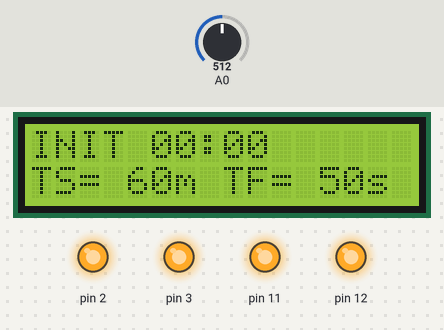
Bench run of a program on a simulated Arduino Uno, built with avr-gcc and run on an emulated ATmega328P. Shown: 16×2 character LCD, output pins drawn as LEDs (lit = HIGH). The test bench sets the inputs (shaded band); at power-on: A0 = 512. What the program prints to the serial monitor is not drawn.

Above: at 1.2 s.
1.3 s: A0 set to 563
2.8 s: A0 set to 597
At 3.2 s:
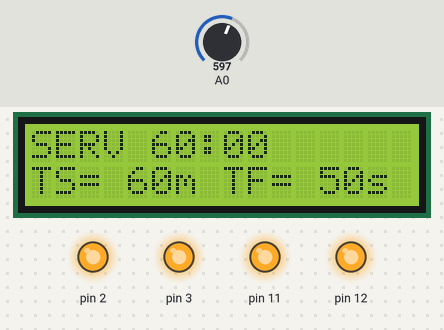
5.8 s: A0 set to 340
At 6.5 s:
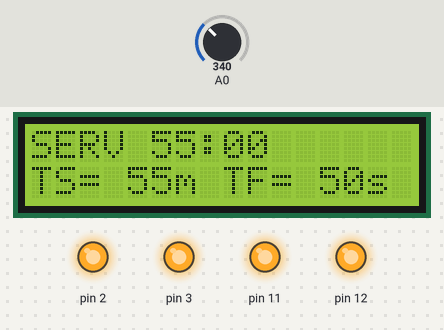
8.3 s: A0 set to 533
At 9.6 s:
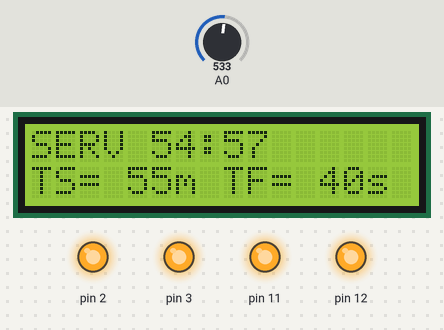
10.3 s: A0 set to 567
12.3 s: A0 set to 716
At 12.7 s:
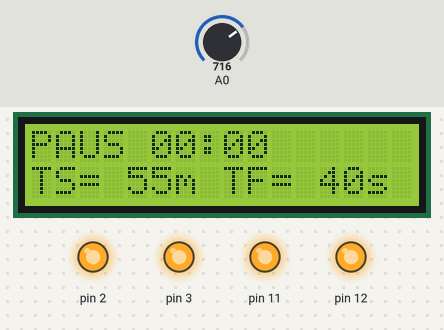
Timing chart, 0 to 14.8 s (numbered marks = the images above; inputs shaded):
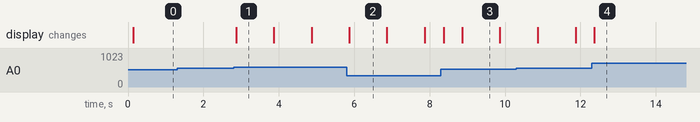

Measured:
- the behaviour switches between 579 and 580 on A0 (found by bisection; images 0 and 1)
- after the input at 1.3 s, every drawn part: stays the same
- after the input at 2.8 s, the display: changes after 0.07 s (image 1)
- after the input at 12.3 s, the display: changes after 0.07 s (image 4)
- what the display in image 1 shows lasts 1.0 s, from 2.9 s to 3.9 s

The program:

main.cpp
```cpp
#include <Arduino.h>

#include "fsm.hpp"
#include "keypad.hpp"
#include "relays.hpp"
#include "ui.hpp"

namespace {
Relays relays;
constexpr uint16_t kServiceStepMinutes = 5;
constexpr uint16_t kFlushStepSeconds = 10;
}

void adjustService(int16_t delta) {
    uint16_t current = Fsm::serviceMinutes();
    int32_t updated = static_cast<int32_t>(current) + delta;
    if (updated < 0) {
        updated = 0;
    }
    Fsm::setServiceMinutes(static_cast<uint16_t>(updated));
}

void adjustFlush(int16_t delta) {
    uint16_t current = Fsm::flushSeconds();
    int32_t updated = static_cast<int32_t>(current) + delta;
    if (updated < 0) {
        updated = 0;
    }
    Fsm::setFlushSeconds(static_cast<uint16_t>(updated));
}

void setup() {
    Serial.begin(115200);
    Serial.println(F("[System] Booting"));

    relays.begin();
    uiBegin();

    Fsm::begin(&relays);
    Fsm::enableStartupFlush(false);
    uiSetTimers(Fsm::serviceMinutes(), Fsm::flushSeconds());
    uiSetState(Fsm::stateLabel());
    Serial.println(F("[System] Ready"));
}

void loop() {
    using namespace Keypad;
    Key key = readKey();

    if (key != Key::NONE) {
        switch (key) {
            case Key::SELECT:
                Fsm::toggle();
                break;
            case Key::UP:
                adjustService(kServiceStepMinutes);
                break;
            case Key::DOWN:
                adjustService(-static_cast<int16_t>(kServiceStepMinutes));
                break;
            case Key::RIGHT:
                adjustFlush(kFlushStepSeconds);
                break;
            case Key::LEFT:
                adjustFlush(-static_cast<int16_t>(kFlushStepSeconds));
                break;
            case Key::NONE:
            default:
                break;
        }
    }

    if (readChord()) {
        Serial.println(F("[Keypad] NEXT"));
        Fsm::next();
    }

    Fsm::update();

    uint16_t minutes = 0;
    uint16_t seconds = 0;
    Fsm::getRemaining(minutes, seconds);
    uiRender(minutes, seconds);
}
```

fsm.cpp
```cpp
#include <Arduino.h>
#include "fsm.hpp"

#include "relays.hpp"
#include "ui.hpp"

#ifndef ACTIVE_LOW
#define ACTIVE_LOW 1
#endif

namespace {
constexpr uint32_t kMillisPerMinute = 60000UL;
constexpr uint32_t kMillisPerSecond = 1000UL;
constexpr uint32_t kSettleMs = 2000UL;
constexpr uint32_t kStartupFlushTotalMs = 30000UL;
constexpr uint32_t kStartupFlushStepMs = 5000UL;

Relays* relaysPtr = nullptr;
Fsm::State currentState = Fsm::State::INIT;
uint32_t stateStartMs = 0;
uint32_t stateDurationMs = 0;
uint32_t settleStartMs = 0;
bool flushASettled = false;
bool flushAActive = false;
uint32_t flushAActiveStartMs = 0;
bool flushBPostSettle = false;
bool running = false;
bool startupFlushEnabled = false;
bool startupFlushDone = false;
bool startupMode = false;
uint32_t startupRemainingMs = 0;

struct Settings {
    uint16_t serviceMinutes = 60;
    uint16_t flushSeconds = 60;
} settings;

const char* stateCodes[] = {"INIT", "SERV", "FL_A", "FL_B", "PAUS"};

uint32_t clampServiceMinutes(uint16_t minutes) {
    uint16_t value = minutes;
    if (value < 20) value = 20;
    if (value > 120) value = 120;
    return static_cast<uint32_t>(value);
}

uint32_t clampFlushSeconds(uint16_t seconds) {
    uint16_t value = seconds;
    if (value < 20) value = 20;
    if (value > 120) value = 120;
    return static_cast<uint32_t>(value);
}

const char* labelForState(Fsm::State state) {
    return stateCodes[static_cast<uint8_t>(state)];
}

void logStateChange(Fsm::State state) {
    Serial.print(F("[FSM] -> "));
    Serial.println(labelForState(state));
}

void transitionTo(Fsm::State state) {
    currentState = state;
    stateStartMs = millis();
    flushASettled = false;
    flushBPostSettle = false;

    switch (state) {
        case Fsm::State::INIT:
            stateDurationMs = 0;
            if (relaysPtr) {
                relaysPtr->allSafe();
            }
            break;
        case Fsm::State::PAUSE:
            stateDurationMs = 0;
            if (relaysPtr) {
                relaysPtr->allSafe();
            }
            running = false;
            break;
        case Fsm::State::SERVICE:
            stateDurationMs = settings.serviceMinutes * kMillisPerMinute;
            if (relaysPtr) {
                relaysPtr->allSafe();
            }
            break;
        case Fsm::State::FLUSH_A: {
            uint32_t duration = startupMode ? kStartupFlushStepMs : settings.flushSeconds * kMillisPerSecond;
            if (startupMode && startupRemainingMs < duration) {
                duration = startupRemainingMs;
            }
            stateDurationMs = duration;
            if (relaysPtr) {
                relaysPtr->permOn();
                relaysPtr->washAOff();
                relaysPtr->washBOff();
            }
            settleStartMs = stateStartMs;
            flushAActive = false;
            flushAActiveStartMs = stateStartMs;
            break;
        }
        case Fsm::State::FLUSH_B: {
            uint32_t duration = startupMode ? kStartupFlushStepMs : settings.flushSeconds * kMillisPerSecond;
            if (startupMode && startupRemainingMs < duration) {
                duration = startupRemainingMs;
            }
            stateDurationMs = duration;
            flushAActive = false;
            if (relaysPtr) {
                relaysPtr->permOn();
                relaysPtr->washAOff();
                relaysPtr->washBOn();
            }
            break;
        }
    }

    uiSetState(labelForState(state));
    logStateChange(state);
}

void finishStartupCycle() {
    startupMode = false;
    startupFlushDone = true;
    startupRemainingMs = 0;
}

}  // namespace

namespace Fsm {

void begin(Relays* relays) {
    relaysPtr = relays;
    if (relaysPtr) {
        relaysPtr->allSafe();
    }
    running = false;
    startupMode = false;
    startupFlushDone = false;
    startupRemainingMs = 0;
    settings.serviceMinutes = static_cast<uint16_t>(clampServiceMinutes(60));
    settings.flushSeconds = static_cast<uint16_t>(clampFlushSeconds(60));
    uiSetTimers(settings.serviceMinutes, settings.flushSeconds);
    uiSetState(labelForState(currentState));
    stateStartMs = millis();
}

void update() {
    uint32_t now = millis();
    switch (currentState) {
        case State::SERVICE: {
            if (running && stateDurationMs > 0 && (now - stateStartMs) >= stateDurationMs) {
                transitionTo(State::FLUSH_A);
            }
            break;
        }
        case State::FLUSH_A: {
            if (!flushASettled && (now - settleStartMs) >= kSettleMs) {
                if (relaysPtr) {
                    relaysPtr->washAOn();
                }
                flushASettled = true;
                flushAActive = true;
                flushAActiveStartMs = now;
            }

            if (flushASettled && stateDurationMs > 0) {
                uint32_t flushElapsed = now - flushAActiveStartMs;
                if (flushElapsed < stateDurationMs) {
                    break;
                }
                if (relaysPtr) {
                    relaysPtr->washAOff();
                }
                if (startupMode) {
                    if (startupRemainingMs > stateDurationMs) {
                        startupRemainingMs -= stateDurationMs;
                    } else {
                        startupRemainingMs = 0;
                    }
                }
                flushAActive = false;
                transitionTo(State::FLUSH_B);
            }
            break;
        }
        case State::FLUSH_B: {
            if (!flushBPostSettle) {
                if (stateDurationMs > 0 && (now - stateStartMs) >= stateDurationMs) {
                    if (relaysPtr) {
                        relaysPtr->washBOff();
                    }
                    if (startupMode) {
                        if (startupRemainingMs > stateDurationMs) {
                            startupRemainingMs -= stateDurationMs;
                        } else {
                            startupRemainingMs = 0;
                        }
                    }
                    flushBPostSettle = true;
                    settleStartMs = now;
                }
            } else {
                if ((now - settleStartMs) >= kSettleMs) {
                    if (relaysPtr) {
                        relaysPtr->permOff();
                    }
                    if (startupMode) {
                        if (startupRemainingMs > 0) {
                            transitionTo(State::FLUSH_A);
                            return;
                        }
                        finishStartupCycle();
                    }
                    if (running) {
                        transitionTo(State::SERVICE);
                    } else {
                        transitionTo(State::PAUSE);
                    }
                }
            }
            break;
        }
        case State::PAUSE:
        case State::INIT:
        default:
            break;
    }
}

void start() {
    if (running) {
        return;
    }
    running = true;
    Serial.println(F("[FSM] START"));
    if ((currentState == State::INIT || currentState == State::PAUSE)) {
        if (startupFlushEnabled && !startupFlushDone) {
            startupMode = true;
            startupRemainingMs = kStartupFlushTotalMs;
            transitionTo(State::FLUSH_A);
        } else {
            transitionTo(State::SERVICE);
        }
    }
}

void stop() {
    running = false;
    startupMode = false;
    Serial.println(F("[FSM] STOP"));
    transitionTo(State::PAUSE);
}

void toggle() {
    if (running && currentState != State::PAUSE) {
        stop();
    } else {
        start();
    }
}

void next() {
    uint32_t now = millis();
    startupMode = false;
    startupRemainingMs = 0;
    switch (currentState) {
        case State::INIT:
        case State::PAUSE:
            transitionTo(State::SERVICE);
            running = true;
            break;
        case State::SERVICE:
            stateStartMs = now - stateDurationMs;
            update();
            break;
        case State::FLUSH_A:
            if (!flushASettled && relaysPtr) {
                relaysPtr->washAOn();
                flushASettled = true;
            }
            flushAActive = true;
            flushAActiveStartMs = (stateDurationMs > 0 && now > stateDurationMs) ? now - stateDurationMs : now;
            stateStartMs = now - stateDurationMs;
            update();
            break;
        case State::FLUSH_B:
            flushBPostSettle = true;
            if (relaysPtr) {
                relaysPtr->washBOff();
            }
            settleStartMs = (now > kSettleMs) ? now - kSettleMs : now;
            update();
            break;
    }
}

void setServiceMinutes(uint16_t minutes) {
    uint16_t clamped = static_cast<uint16_t>(clampServiceMinutes(minutes));
    if (settings.serviceMinutes == clamped) {
        return;
    }
    settings.serviceMinutes = clamped;
    uiSetTimers(settings.serviceMinutes, settings.flushSeconds);
    Serial.print(F("[FSM] T_SERVICIO="));
    Serial.print(settings.serviceMinutes);
    Serial.println(F("m"));
    if (currentState == State::SERVICE) {
        stateDurationMs = settings.serviceMinutes * kMillisPerMinute;
        stateStartMs = millis();
    }
}

void setFlushSeconds(uint16_t seconds) {
    uint16_t clamped = static_cast<uint16_t>(clampFlushSeconds(seconds));
    if (settings.flushSeconds == clamped) {
        return;
    }
    settings.flushSeconds = clamped;
    uiSetTimers(settings.serviceMinutes, settings.flushSeconds);
    Serial.print(F("[FSM] T_FLUSH="));
    Serial.print(settings.flushSeconds);
    Serial.println(F("s"));
    if (currentState == State::FLUSH_A || (currentState == State::FLUSH_B && !flushBPostSettle)) {
        stateDurationMs = settings.flushSeconds * kMillisPerSecond;
        stateStartMs = millis();
    }
}

uint16_t serviceMinutes() {
    return settings.serviceMinutes;
}

uint16_t flushSeconds() {
    return settings.flushSeconds;
}

void getRemaining(uint16_t& minutes, uint16_t& seconds) {
    uint32_t now = millis();
    uint32_t remainingMs = 0;

    switch (currentState) {
        case State::FLUSH_B:
            if (flushBPostSettle) {
                uint32_t elapsedSettle = now - settleStartMs;
                if (elapsedSettle < kSettleMs) {
                    remainingMs = kSettleMs - elapsedSettle;
                }
                break;
            }
            // fall through
        case State::SERVICE: {
            if (stateDurationMs > 0) {
                uint32_t elapsed = now - stateStartMs;
                if (elapsed < stateDurationMs) {
                    remainingMs = stateDurationMs - elapsed;
                }
            }
            break;
        }
        case State::FLUSH_A: {
            if (stateDurationMs > 0) {
                if (flushAActive) {
                    uint32_t elapsedFlush = now - flushAActiveStartMs;
                    if (elapsedFlush < stateDurationMs) {
                        remainingMs = stateDurationMs - elapsedFlush;
                    }
                } else {
                    remainingMs = stateDurationMs;
                }
            }
            break;
        }
        case State::INIT:
        case State::PAUSE:
        default:
            remainingMs = 0;
            break;
    }

    uint32_t totalSeconds = (remainingMs + 999UL) / kMillisPerSecond;
    minutes = static_cast<uint16_t>(totalSeconds / 60UL);
    seconds = static_cast<uint16_t>(totalSeconds % 60UL);
}

State state() {
    return currentState;
}

const char* stateLabel() {
    return labelForState(currentState);
}

void enableStartupFlush(bool enable) {
    startupFlushEnabled = enable;
    if (!enable) {
        startupFlushDone = false;
    }
}

}  // namespace Fsm
```

fsm.hpp
```cpp
#pragma once

#include <Arduino.h>

class Relays;

namespace Fsm {

enum class State : uint8_t {
    INIT = 0,
    SERVICE,
    FLUSH_A,
    FLUSH_B,
    PAUSE
};

void begin(Relays* relays);
void update();

void start();
void stop();
void toggle();
void next();

void setServiceMinutes(uint16_t minutes);
void setFlushSeconds(uint16_t seconds);

uint16_t serviceMinutes();
uint16_t flushSeconds();

void getRemaining(uint16_t& minutes, uint16_t& seconds);
State state();
const char* stateLabel();

void enableStartupFlush(bool enable);

}  // namespace Fsm
```

relays.cpp
```cpp
#include "relays.hpp"

#ifndef ACTIVE_LOW
#define ACTIVE_LOW 1
#endif

namespace {
constexpr bool kActiveLow = ACTIVE_LOW != 0;
}

void Relays::begin() {
    pinMode(RelayPins::PERM, OUTPUT);
    pinMode(RelayPins::WASH_A, OUTPUT);
    pinMode(RelayPins::WASH_B, OUTPUT);
    pinMode(RelayPins::FREE, OUTPUT);
    allSafe();
}

void Relays::allSafe() {
    permOff();
    washAOff();
    washBOff();
    write(RelayPins::FREE, false);
}

void Relays::permOn() { write(RelayPins::PERM, true); }
void Relays::permOff() { write(RelayPins::PERM, false); }

void Relays::washAOn() { write(RelayPins::WASH_A, true); }
void Relays::washAOff() { write(RelayPins::WASH_A, false); }

void Relays::washBOn() { write(RelayPins::WASH_B, true); }
void Relays::washBOff() { write(RelayPins::WASH_B, false); }

void Relays::write(uint8_t pin, bool on) {
    digitalWrite(pin, on ? (kActiveLow ? LOW : HIGH) : (kActiveLow ? HIGH : LOW));
}
```

relays.hpp
```cpp
#pragma once

#include <Arduino.h>

class Relays {
public:
    void begin();
    void allSafe();

    void permOn();
    void permOff();

    void washAOn();
    void washAOff();

    void washBOn();
    void washBOff();

private:
    void write(uint8_t pin, bool on);
};

namespace RelayPins {
    constexpr uint8_t PERM = 2;
    constexpr uint8_t WASH_A = 3;
    constexpr uint8_t WASH_B = 11;
    constexpr uint8_t FREE = 12;
}
```

ui.cpp
```cpp
#include "ui.hpp"

#include <string.h>
#include <stdio.h>
#include <LiquidCrystal.h>

namespace {
LiquidCrystal lcd(8, 9, 4, 5, 6, 7);
char currentState[6] = "INIT";
uint16_t serviceMinutes = 60;
uint16_t flushSeconds = 60;
}

void uiBegin() {
    lcd.begin(16, 2);
    lcd.clear();
    lcd.setCursor(0, 0);
    lcd.print("INIT 00:00");
    lcd.setCursor(0, 1);
    lcd.print("TS= 60m TF= 60s");
}

void uiSetState(const char* stateCode) {
    strncpy(currentState, stateCode, sizeof(currentState) - 1);
    currentState[sizeof(currentState) - 1] = '\0';
}

void uiSetTimers(uint16_t tServiceMinutes, uint16_t tFlushSeconds) {
    serviceMinutes = tServiceMinutes;
    flushSeconds = tFlushSeconds;
}

void uiRender(uint16_t minutes, uint16_t seconds) {
    char line1[17];
    char line2[17];
    snprintf(line1, sizeof(line1), "%-4s %02u:%02u", currentState, minutes, seconds);
    snprintf(line2, sizeof(line2), "TS=%3um TF=%3us", serviceMinutes, flushSeconds);

    lcd.setCursor(0, 0);
    lcd.print(line1);
    int len1 = strlen(line1);
    for (int i = len1; i < 16; ++i) {
        lcd.print(' ');
    }

    lcd.setCursor(0, 1);
    lcd.print(line2);
    int len2 = strlen(line2);
    for (int i = len2; i < 16; ++i) {
        lcd.print(' ');
    }
}
```

ui.hpp
```cpp
#pragma once

#include <Arduino.h>

void uiBegin();
void uiSetState(const char* stateCode);
void uiSetTimers(uint16_t tServiceMinutes, uint16_t tFlushSeconds);
void uiRender(uint16_t minutes, uint16_t seconds);
```

keypad.hpp
```cpp
#pragma once

#include <Arduino.h>

namespace Keypad {

enum Key : uint8_t {
    NONE = 0,
    RIGHT,
    UP,
    DOWN,
    LEFT,
    SELECT
};

Key readKey();
bool readChord();

}  // namespace Keypad
```

Source omitted: keypad.cpp (2584 bytes)
